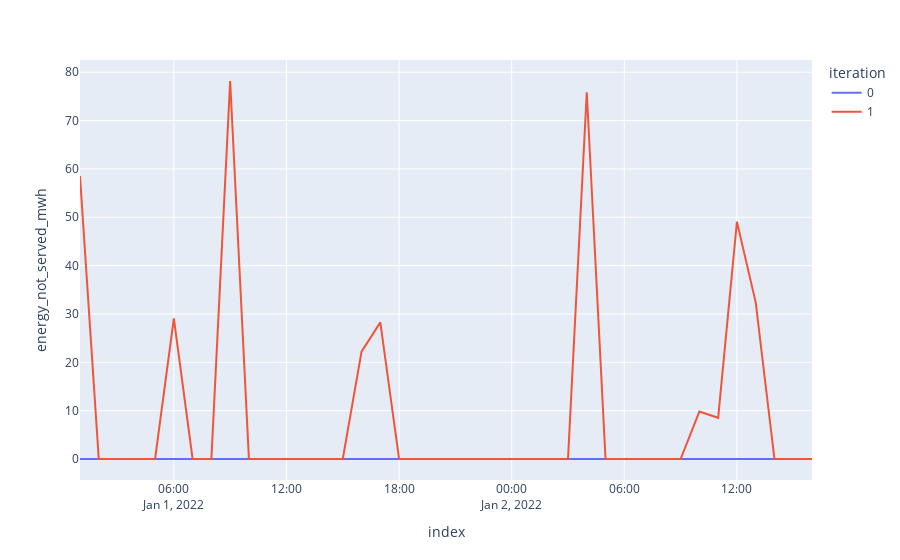

The cell this chart's notebook holds for it:
### Code cell
px.line(df_load, x=df_load.index, y = 'energy_not_served_mwh', color = 'iteration')

### Figure 1 — Plotly figure (JSON) as saved in the notebook; plotly's stock layout.template omitted (floating-point values rounded to 4 significant figures)
{"data": [{"hovertemplate": "iteration=0<br>index=%{x}<br>energy_not_served_mwh=%{y}<extra></extra>", "legendgroup": "0", "line": {"color": "#636efa", "dash": "solid"}, "marker": {"symbol": "circle"}, "mode": "lines", "name": "0", "orientation": "v", "showlegend": true, "type": "scatter", "x": ["2022-01-01 01:00:00", "2022-01-01 02:00:00", "2022-01-01 03:00:00", "2022-01-01 04:00:00", "2022-01-01 05:00:00", "2022-01-01 06:00:00", "2022-01-01 07:00:00", "2022-01-01 08:00:00", "2022-01-01 09:00:00", "2022-01-01 10:00:00", "2022-01-01 11:00:00", "2022-01-01 12:00:00", "2022-01-01 13:00:00", "2022-01-01 14:00:00", "2022-01-01 15:00:00", "2022-01-01 16:00:00", "2022-01-01 17:00:00", "2022-01-01 18:00:00", "2022-01-01 19:00:00", "2022-01-01 20:00:00", "2022-01-01 21:00:00", "2022-01-01 22:00:00", "2022-01-01 23:00:00", "2022-01-02 00:00:00", "2022-01-02 01:00:00", "2022-01-02 02:00:00", "2022-01-02 03:00:00", "2022-01-02 04:00:00", "2022-01-02 05:00:00", "2022-01-02 06:00:00", "2022-01-02 07:00:00", "2022-01-02 08:00:00", "2022-01-02 09:00:00", "2022-01-02 10:00:00", "2022-01-02 11:00:00", "2022-01-02 12:00:00", "2022-01-02 13:00:00", "2022-01-02 14:00:00", "2022-01-02 15:00:00", "2022-01-02 16:00:00"], "xaxis": "x", "y": [0, 0, 0, 0, 0, 0, 0, 0, 0, 0, 0, 0, 0, 0, 0, 0, 0, 0, 0, 0, 0, 0, 0, 0, 0, 0, 0, 0, 0, 0, 0, 0, 0, 0, 0, 0, 0, 0, 0, 0], "yaxis": "y"}, {"hovertemplate": "iteration=1<br>index=%{x}<br>energy_not_served_mwh=%{y}<extra></extra>", "legendgroup": "1", "line": {"color": "#EF553B", "dash": "solid"}, "marker": {"symbol": "circle"}, "mode": "lines", "name": "1", "orientation": "v", "showlegend": true, "type": "scatter", "x": ["2022-01-01 01:00:00", "2022-01-01 02:00:00", "2022-01-01 03:00:00", "2022-01-01 04:00:00", "2022-01-01 05:00:00", "2022-01-01 06:00:00", "2022-01-01 07:00:00", "2022-01-01 08:00:00", "2022-01-01 09:00:00", "2022-01-01 10:00:00", "2022-01-01 11:00:00", "2022-01-01 12:00:00", "2022-01-01 13:00:00", "2022-01-01 14:00:00", "2022-01-01 15:00:00", "2022-01-01 16:00:00", "2022-01-01 17:00:00", "2022-01-01 18:00:00", "2022-01-01 19:00:00", "2022-01-01 20:00:00", "2022-01-01 21:00:00", "2022-01-01 22:00:00", "2022-01-01 23:00:00", "2022-01-02 00:00:00", "2022-01-02 01:00:00", "2022-01-02 02:00:00", "2022-01-02 03:00:00", "2022-01-02 04:00:00", "2022-01-02 05:00:00", "2022-01-02 06:00:00", "2022-01-02 07:00:00", "2022-01-02 08:00:00", "2022-01-02 09:00:00", "2022-01-02 10:00:00", "2022-01-02 11:00:00", "2022-01-02 12:00:00", "2022-01-02 13:00:00", "2022-01-02 14:00:00", "2022-01-02 15:00:00", "2022-01-02 16:00:00"], "xaxis": "x", "y": [58.53, 0, 0, 0, 0, 29.07, 0, 0, 78.19, 0, 0, 0, 0, 0, 0, 22.21, 28.25, 0, 0, 0, 0, 0, 0, 0, 0, 0, 0, 75.86, 0, 0, 0, 0, 0, 9.813, 8.521, 49.1, 32.4, 0, 0, 0], "yaxis": "y"}], "layout": {"autosize": true, "legend": {"title": {"text": "iteration"}, "tracegroupgap": 0}, "margin": {"t": 60}, "xaxis": {"anchor": "y", "autorange": true, "domain": [0, 1], "range": ["2022-01-01 01:00", "2022-01-02 16:00"], "title": {"text": "index"}, "type": "date"}, "yaxis": {"anchor": "x", "autorange": true, "domain": [0, 1], "range": [-4.344, 82.53], "title": {"text": "energy_not_served_mwh"}, "type": "linear"}}}
